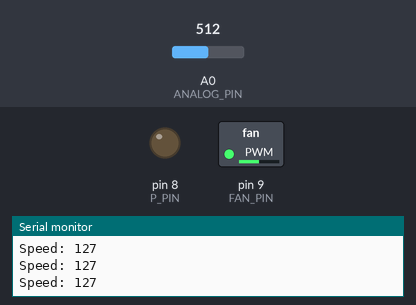
Simulated run of this sketch. Board: Arduino Uno, built with avr-gcc and run on an emulated ATmega328P. Parts: switched loads named in the sketch (green lamp = pin HIGH), output pins drawn as LEDs (lit = HIGH), the last lines printed to the serial monitor. Inputs (shaded band) come from the test bench; at power-on: A0 (ANALOG_PIN) = 512.

Above: at 1.2 s.
1.3 s: A0 (ANALOG_PIN) set to 716
At 1.8 s:
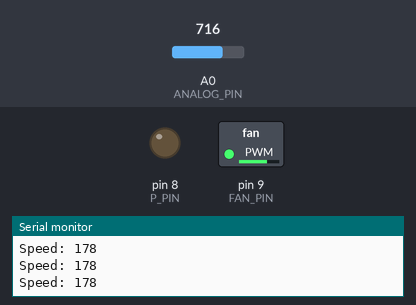
2.8 s: A0 (ANALOG_PIN) set to 419
At 3.6 s:
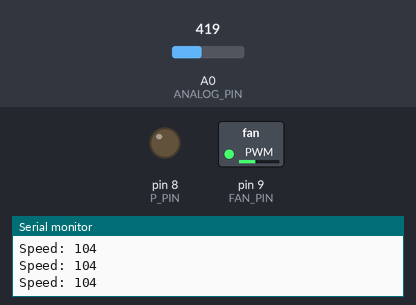
4.3 s: A0 (ANALOG_PIN) set to 394
At 5.5 s:
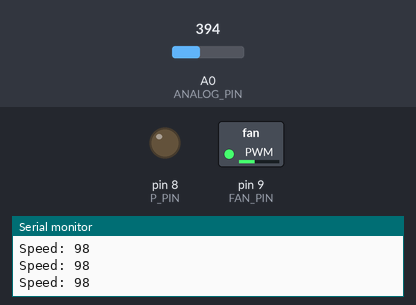
5.8 s: A0 (ANALOG_PIN) set to 45
At 7.0 s:
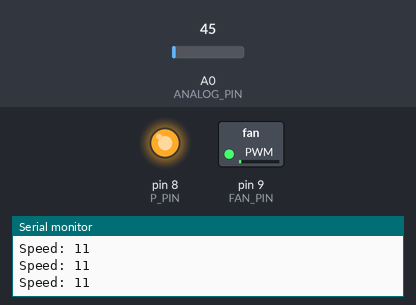
7.3 s: A0 (ANALOG_PIN) set to 36
At 7.9 s:
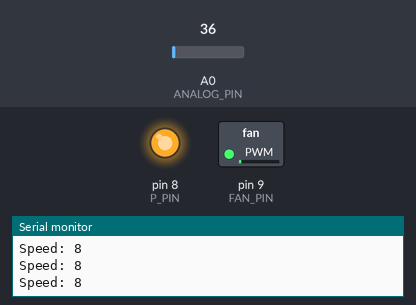
8.8 s: A0 (ANALOG_PIN) set to 511
At 9.6 s:
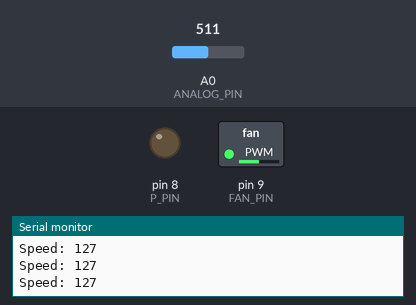
Timing chart, 0 to 11.3 s (numbered marks = the images above; inputs shaded):
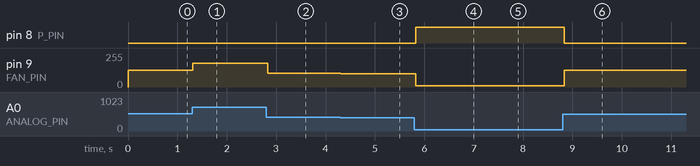

The sketch:

zad_2.ino
```cpp
/*
 * Zadanie 2
 * Celem tego zadania jest zlikwidowanie obrotów przy wartości zero. Aby to zrobić rozszerzymy model z zadnia pierwszego o przekażnik.
 * Celem zadaania jest podłączzenie oraz napisanie kodu sterującego przekaźnikiem w taki sposób aby uniknąć niechcianych przez nas obrotów.
 */
#define P_PIN 8
#define FAN_PIN 9
#define ANALOG_PIN A0
void setup() {
 Serial.begin(9600);
 pinMode(FAN_PIN, OUTPUT);
 //Definiujemy przekaźnik jako wyjście
 pinMode(P_PIN, OUTPUT);
}

void loop() {

 int val = analogRead(ANALOG_PIN);

 int fan_speed = val * (255 / 1023.0);

 //Instrukcja dla przekaźnika
 if(fan_speed>65){
  digitalWrite(P_PIN, LOW);
 }else{
  digitalWrite(P_PIN, HIGH);
 }
 analogWrite(FAN_PIN,fan_speed);

 Serial.print("Speed: ");
 Serial.println(fan_speed);

 delay(30);
}
```

Measured:
- after the input at 1.3 s, pin 9 (FAN_PIN): 127/255 → 178/255 at once
- after the input at 2.8 s, pin 9 (FAN_PIN): 178/255 → 104/255 at once
- after the input at 4.3 s, pin 9 (FAN_PIN): 104/255 → 98/255 at once
- after the input at 5.8 s, pin 8 (P_PIN): LOW → HIGH at once; pin 9 (FAN_PIN): 98/255 → 11/255 at once
- after the input at 7.3 s, pin 9 (FAN_PIN): 11/255 → 8/255 at once
- after the input at 8.8 s, pin 8 (P_PIN): HIGH → LOW at once; pin 9 (FAN_PIN): 8/255 → 127/255 at once
